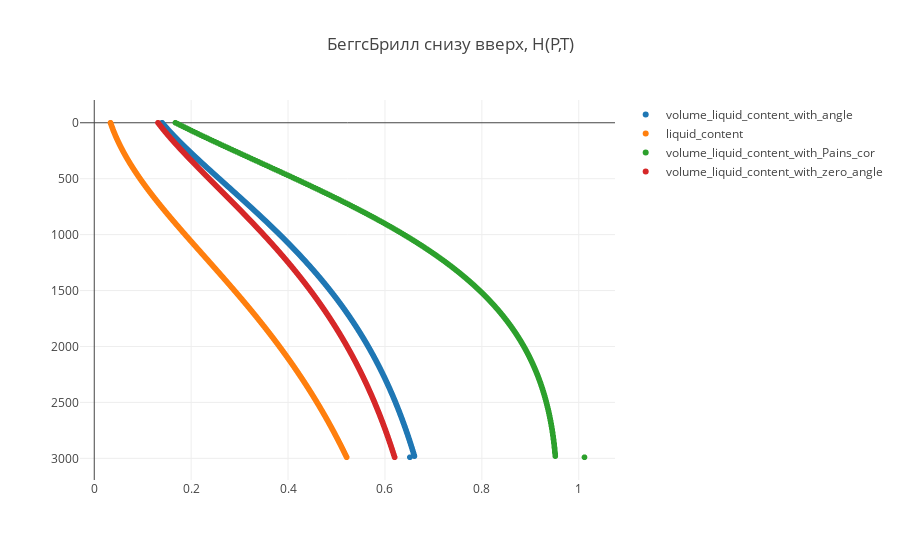

Notebook cell for this chart:
### Code cell
trace1 = trace(33)
trace2 = trace(37)
trace3 = trace(49)
trace4 = trace(57)
data = [trace1, trace2, trace3, trace4]

plot()

### Figure 1 — Plotly figure (JSON) as saved in the notebook; plotly's stock layout.template omitted (floating-point values rounded to 4 significant figures; data arrays with more than 128 entries replaced by an {"elided": "..."} marker saying what was removed)
{"data": [{"mode": "markers", "name": "volume_liquid_content_with_angle", "type": "scattergl", "uid": "d43976cc-5db6-48db-bea6-18fba4a30b2a", "x": {"elided": "300 float values"}, "y": {"elided": "300 int values"}}, {"mode": "markers", "name": "liquid_content", "type": "scattergl", "uid": "6c513cc1-829e-4b71-8e6e-0aeb8145625d", "x": {"elided": "300 float values"}, "y": {"elided": "300 int values"}}, {"mode": "markers", "name": "volume_liquid_content_with_Pains_cor", "type": "scattergl", "uid": "a7b56371-3e24-444a-a5eb-442baec78446", "x": {"elided": "300 float values"}, "y": {"elided": "300 int values"}}, {"mode": "markers", "name": "volume_liquid_content_with_zero_angle", "type": "scattergl", "uid": "6f7147f0-60bb-45a5-827d-5609e9cc3955", "x": {"elided": "300 float values"}, "y": {"elided": "300 int values"}}], "layout": {"title": {"text": "БеггсБрилл снизу вверх, H(P,T)"}, "yaxis": {"autorange": "reversed"}}}
